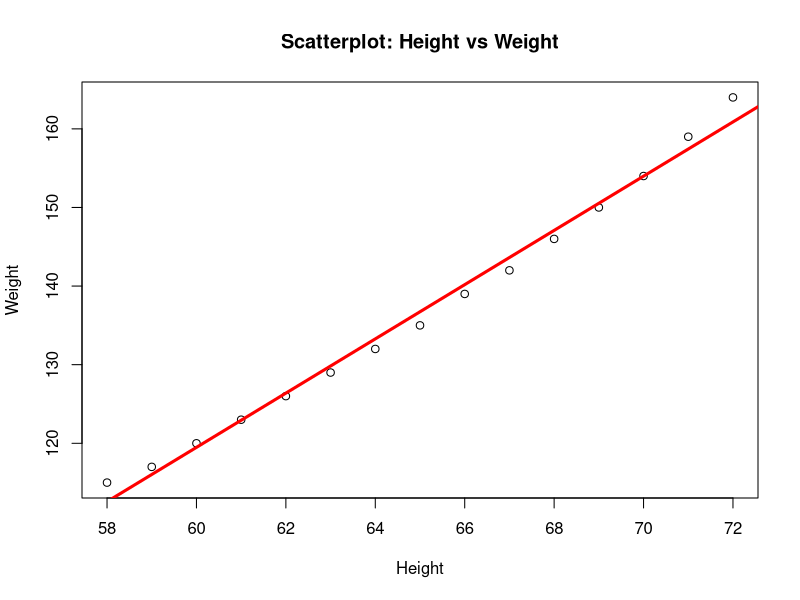
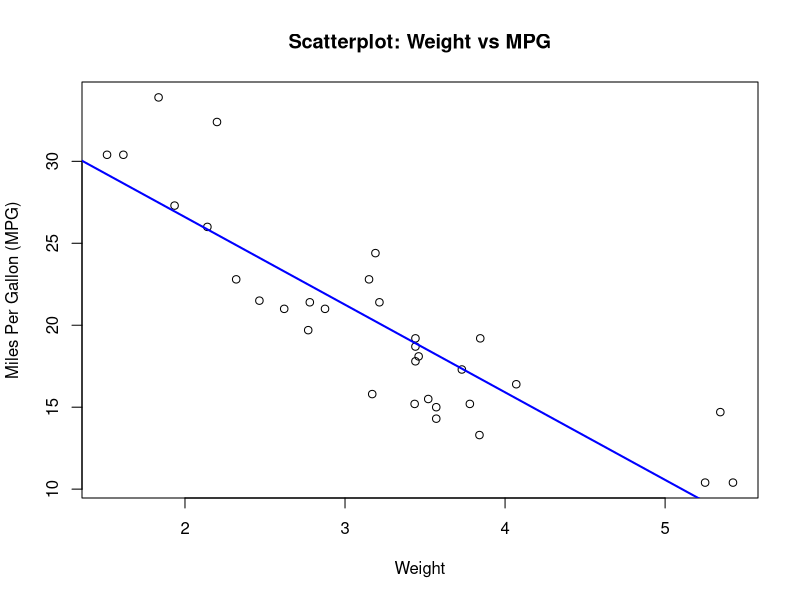

Generate these figures, in order, with R:
# Single Regression using 'women' dataset
data("women")

# Fit a linear regression model
LINERMODEL <- lm(weight ~ height, data=women)
summary(LINERMODEL)

# Scatter plot with regression line
plot(women$height, women$weight, main="Scatterplot: Height vs Weight",
     xlab="Height", ylab="Weight")
abline(LINERMODEL, col="red", lwd=3)

# Make a prediction for height = 62
checkWEIGHT <- data.frame(height=62)
result <- predict(LINERMODEL, checkWEIGHT)
print(result)

# Multiple Regression using 'mtcars' dataset
data("mtcars")

# Fit a multiple regression model: Predicting 'mpg' using 'wt' and 'hp'
MULTIREGMODEL <- lm(mpg ~ wt + hp, data=mtcars)
summary(MULTIREGMODEL)

# Make a prediction for specific wt and hp values
checkCARS <- data.frame(wt=3.0, hp=110) # Example input
result_multi <- predict(MULTIREGMODEL, checkCARS)
print(result_multi)

# Scatter plot with regression line for 'wt' vs 'mpg'
plot(mtcars$wt, mtcars$mpg, main="Scatterplot: Weight vs MPG",
     xlab="Weight", ylab="Miles Per Gallon (MPG)")
abline(lm(mpg ~ wt, data=mtcars), col="blue", lwd=2)

